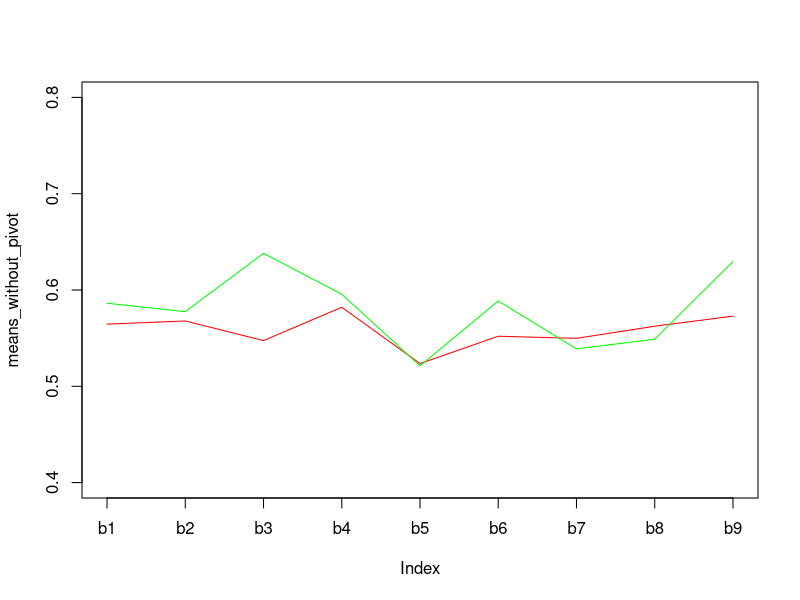
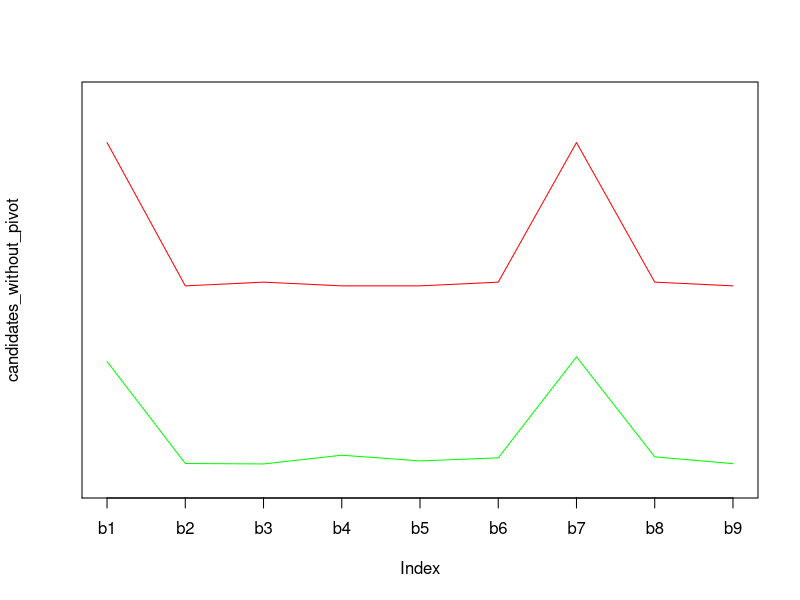
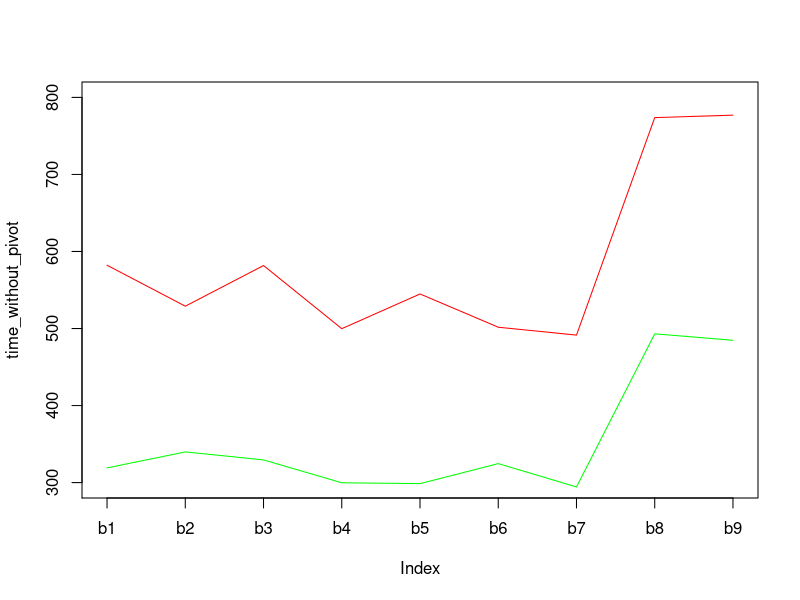

These charts were generated, in order, by the following R code:
#WiITHOUT PIVOT

base1 <- c(0.5630, 0.5630, 0.5630, 0.5630, 0.5630, 0.5630, 0.5669, 0.5669, 0.5669, 0.5669)
base2 <- c(0.5725, 0.5725, 0.5649, 0.5687, 0.5687, 0.5687, 0.5725, 0.5649, 0.5649, 0.56)
base3 <- c(0.552, 0.552, 0.552, 0.5472, 0.5472, 0.5472, 0.5433, 0.5433, 0.5433, 0.5472)
base4 <- c(0.5840, 0.5840, 0.5878, 0.5840, 0.5802, 0.5802, 0.5802, 0.5802, 0.5802, 0.5802)
base5 <- c(0.5240, 0.5240, 0.5240, 0.5240, 0.5240, 0.5240, 0.5240, 0.5203, 0.5240, 0.5240)
base6 <- c(0.552, 0.552, 0.552, 0.552, 0.552, 0.552, 0.552, 0.552, 0.552, 0.552)
base7 <- c(0.5498, 0.5498, 0.5498, 0.5498, 0.5498, 0.5498, 0.5498, 0.5498, 0.5498, 0.5498)
base8 <- c(0.5649, 0.5649, 0.5649, 0.56, 0.56, 0.56, 0.5649, 0.5649, 0.56, 0.56)
base9 <- c(0.5709, 0.5709, 0.5709, 0.5748, 0.5748, 0.5748, 0.5748, 0.5748, 0.5709, 0.5709)

means_without_pivot <- c(mean(base1), mean(base2), mean(base3), mean(base4), mean(base5), mean(base6), mean(base7), mean(base8), mean(base9))

#WITH PIVOT
base1 <- c(0.5906, 0.5906, 0.5866, 0.5866, 0.5866, 0.5827, 0.5827, 0.5827, 0.5866, 0.5866)
base2 <- c(0.5763, 0.5763, 0.5763, 0.5802, 0.5802, 0.5802, 0.5763, 0.5840, 0.5763, 0.5687)
base3 <- c(0.6378, 0.6378, 0.647, 0.6378, 0.647, 0.6378, 0.6339, 0.6339, 0.6339, 0.6339)
base4 <- c(0.5954, 0.5954, 0.5954, 0.5954, 0.596, 0.596, 0.596, 0.596, 0.5954, 0.5954)
base5 <- c(0.5240, 0.5240, 0.5240, 0.5240, 0.566, 0.529, 0.5055, 0.5055, 0.5055, 0.5055)
base6 <- c(0.5906, 0.5906, 0.5906, 0.5906, 0.5906, 0.5866, 0.5866, 0.5866, 0.5866, 0.5866)
base7 <- c(0.5203, 0.566, 0.529, 0.566, 0.566, 0.566, 0.5092, 0.529, 0.5092, 0.529)
base8 <- c(0.5458, 0.5458, 0.5496, 0.5458, 0.5496, 0.5458, 0.5496, 0.5496, 0.5534, 0.5534)
base9 <- c(0.6260, 0.6299, 0.6299, 0.6299, 0.6299, 0.6299, 0.6299, 0.6299, 0.6299, 0.6299)

means_with_pivot <- c(mean(base1), mean(base2), mean(base3), mean(base4), mean(base5), mean(base6), mean(base7), mean(base8), mean(base9))

x_label <- c('b1', 'b2', 'b3','b4', 'b5', 'b6', 'b7', 'b8', 'b9')
y_label<- c('3 milhoes', '4 milhoes', '5milhpes', '6milhoes', '7milhoes')


plot(means_without_pivot,type="l",col="red", ylim=c(0.4, 0.8), xaxt='n')
axis(1, at = 1:9, labels = x_label)
lines(means_with_pivot,col="green")

#NUMBER OF CANDIDATES WITH AND WITHOUT PIVOT
candidates_without_pivot <- c(7414155, 5553765, 5601960, 5553765, 5553765, 5601960, 7414155, 5601960, 5553765)
candidates_with_pivot <- c(4571721, 3247902, 3242232, 3355632, 3281166, 3321675, 4632453, 3334401, 3245886)

plot(candidates_without_pivot,type="l",col="red", ylim=c(3000000, 8000000), xaxt='n',  yaxt="n")
axis(1, at = 1:9, labels = x_label)
axis(2, at = 1:5, labels = y_label)
lines(candidates_with_pivot,col="green")


#TIME ANALYSIS
time_without_pivot <- c(582.150, 529.003, 581.770, 499.787, 544.850, 501.679, 491.439, 773.780, 776.974)
time_with_pivot <- c(319.074, 339.820, 329.422, 299.765, 298.669, 324.652, 294.305, 493.098, 484.704)
plot(time_without_pivot,type="l",col="red", ylim=c(300.000, 800.000), xaxt='n')
axis(1, at = 1:9, labels = x_label)
axis(2, at = 1:5, labels = y_label)
lines(time_with_pivot,col="green")


